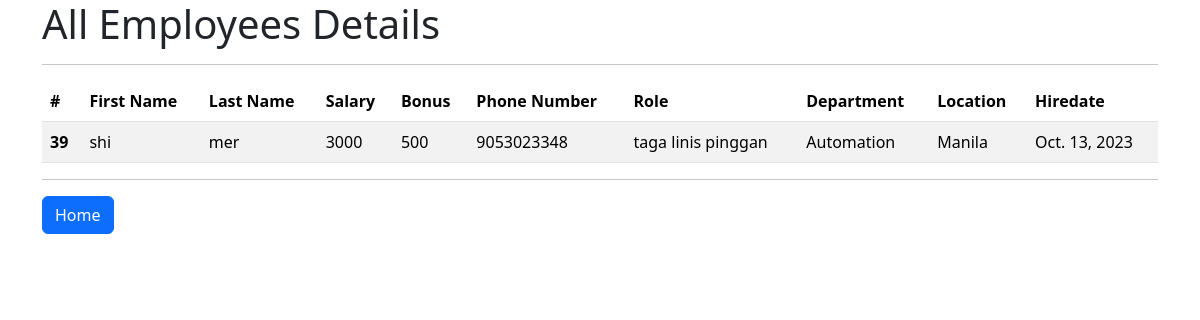
Before: /all_emp (signed in) with the older database file.
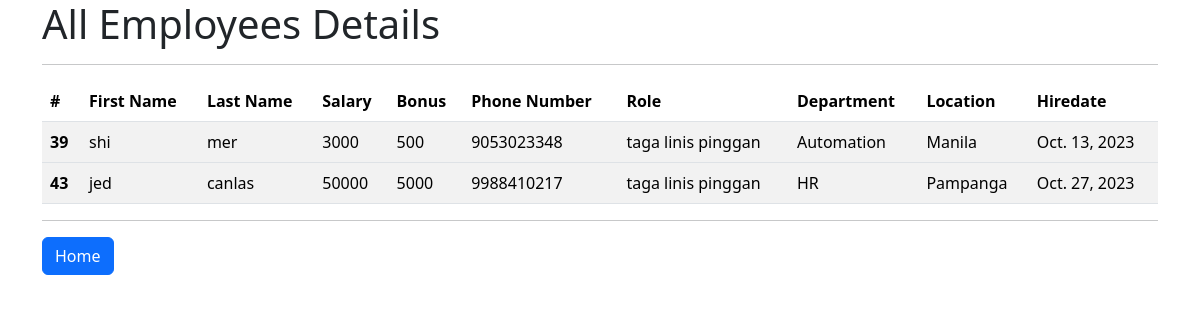
After: the same page with the newer database file.
### emp_app/models.py (models this page shows, shortened)
class Employee(models.Model):
    first_name = models.CharField(max_length=100, null=False)
    last_name = models.CharField(max_length=100)
    dept = models.ForeignKey(Department, on_delete=models.CASCADE)
    salary = models.IntegerField(default=0)
    bonus = models.IntegerField(default=0)
    role = models.ForeignKey(Role, on_delete=models.CASCADE)
    phone = models.IntegerField(default=0)
    hire_date = models.DateField()
    def __str__(self):
        return "%s %s %s" %(self.first_name, self.last_name, self.phone)

class Role(models.Model):
    name = models.CharField(max_length=100, null=False)

class Department(models.Model):
    name = models.CharField(max_length=100, null=False)
    location = models.CharField(max_length=100)

### emp_app/views.py (the view)
# urls.py: path('all_emp', views.all_emp, name='all_emp'),
@login_required
def all_emp(request):
    emps = Employee.objects.all()
    context = {
        'emps': emps
    }
    print(context)
    return render(request, 'view_all_emp.html', context)

### emp_app/templates/view_all_emp.html (shortened to what this page needs)
{% load static %}
<!DOCTYPE html>
<html lang="en">
<head>
    <link href="{% static 'css/bootstrap.css' %}" rel="stylesheet">
</head>
  <body>
  <div class="container">
    <h1>All Employees Details</h1>
      <hr>
      <table class="table table-striped table-striped">
  <thead>
    <tr>
      <th scope="col">#</th>
      <th scope="col">First Name</th>
      <th scope="col">Last Name</th>
      <th scope="col">Salary</th>
      <th scope="col">Bonus</th>
      <th scope="col">Phone Number</th>
      <th scope="col">Role</th>
      <th scope="col">Department</th>
      <th scope="col">Location</th>
      <th scope="col">Hiredate</th>
    </tr>
  </thead>
          {% for emp in emps %}
  <tbody>
    <tr>
      <th scope="row">{{ emp.id }}</th>
      <td>{{emp.first_name}}</td>
      <td>{{emp.last_name}}</td>
      <td>{{ emp.salary }}</td>
      <td>{{ emp.bonus }}</td>
      <td>{{ emp.phone}}</td>
      <td>{{ emp.role.name }}</td>
      <td>{{ emp.dept.name }}</td>
      <td>{{ emp.dept.location }}</td>
      <td>{{ emp.hire_date }}</td>
    </tr>
  </tbody>
          {% endfor %}
</table>
    <hr>
    <a class="btn btn-primary" href='/index' role="button">Home</a>
  </div>
  </body>
</html>

Changed rows visible on the page:
added Employee: id "43", first_name "jed", last_name "canlas", salary "50000", bonus "5000", phone "9988410217", role.name "taga linis pinggan", dept.name "HR", dept.location "Pampanga", hire_date "Oct. 27, 2023"
